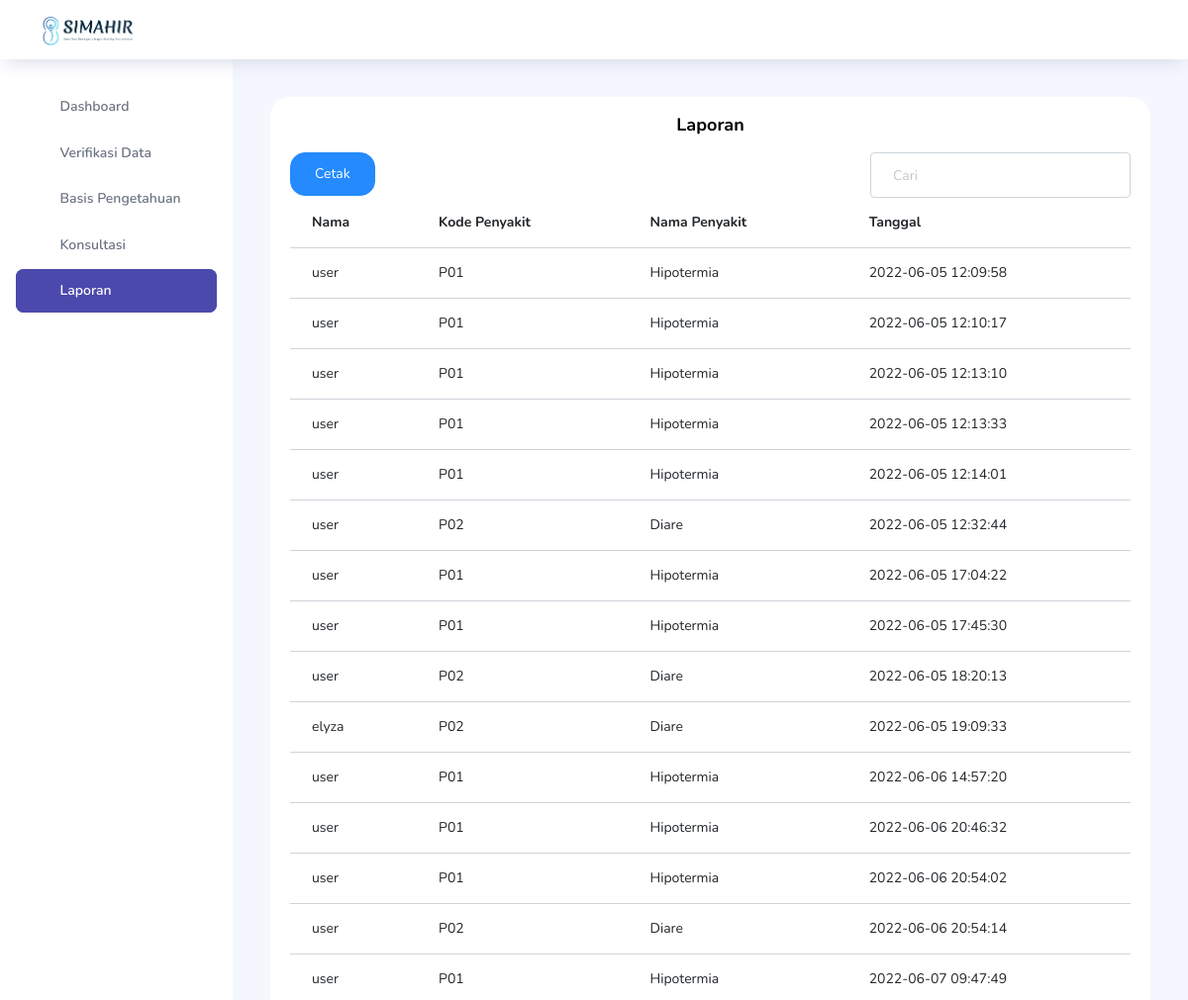
Before: /view/laporan.php (signed in, upper part) with the older database file.
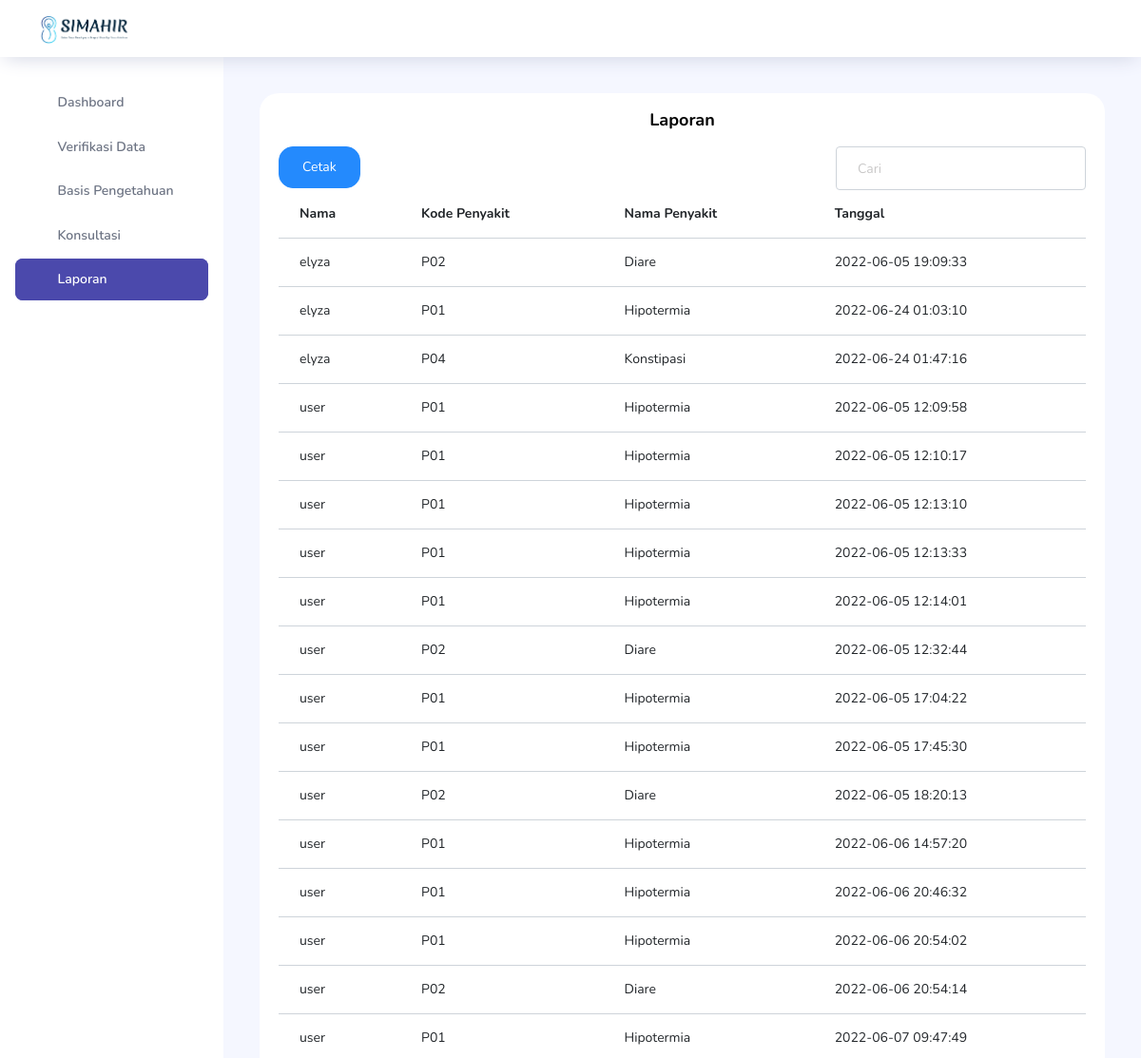
After: the same page with the newer database file.
### tables this page shows
CREATE TABLE `tb_diagnosa`  (
  `id_diagnosa` int(11) NOT NULL AUTO_INCREMENT,
  `username` varchar(32) NOT NULL,
  `penyakit` varchar(4) NULL DEFAULT NULL,
  `tanggal` datetime(0) NULL DEFAULT current_timestamp(0),
  PRIMARY KEY (`id_diagnosa`) USING BTREE,
  INDEX `username`(`username`) USING BTREE,
  INDEX `kd_penyakit`(`penyakit`) USING BTREE,
  CONSTRAINT `kd_penyakit` FOREIGN KEY (`penyakit`) REFERENCES `tb_penyakit` (`kode_penyakit`) ON DELETE CASCADE ON UPDATE CASCADE,
  CONSTRAINT `username` FOREIGN KEY (`username`) REFERENCES `tb_login` (`username`) ON DELETE CASCADE ON UPDATE CASCADE
);

CREATE TABLE `tb_penyakit`  (
  `kode_penyakit` varchar(4) NOT NULL,
  `nama_penyakit` varchar(50) NOT NULL,
  `keterangan_penyakit` text NULL,
  `foto` varchar(128) NULL DEFAULT NULL,
  `solusi` text NOT NULL,
  `penyebab` text NOT NULL,
  `verifikasi` varchar(20) NULL DEFAULT NULL,
  PRIMARY KEY (`kode_penyakit`) USING BTREE
);

### class/koneksi.php (called while the page is built, shortened)
<?php
    class koneksi{
        public function __construct($con){
            $this->db=$con;
        }
    }
?>

### class/class_laporan.php (the view, shortened to what this page needs)
<?php
require_once 'koneksi.php';
class laporan extends koneksi
{
    public function tampilLaporan($query)
    {
        $query = $this->db->prepare($query);
        $query->execute();
        while ($row = $query->fetch(PDO::FETCH_ASSOC)) : ?>
<tr>
    <td><?= "{$row['nama_user']}"; ?></td>
    <td><?= "{$row['penyakit']}"; ?></td>
    <td><?= "{$row['nama_penyakit']}"; ?></td>
    <td><?= "{$row['tanggal']}"; ?></td>
</tr>
<?php endwhile;
    }
}

Changed rows visible on the page:
shown differently, row unchanged: tb_diagnosa (number 1 of 17 on the later page): moves up the list
added tb_diagnosa: username.nama "elyza", penyakit "P01", penyakit.nama_penyakit "Hipotermia", tanggal "2022-06-24 01:03:10"
added tb_diagnosa: username.nama "elyza", penyakit "P04", penyakit.nama_penyakit "Konstipasi", tanggal "2022-06-24 01:47:16"
